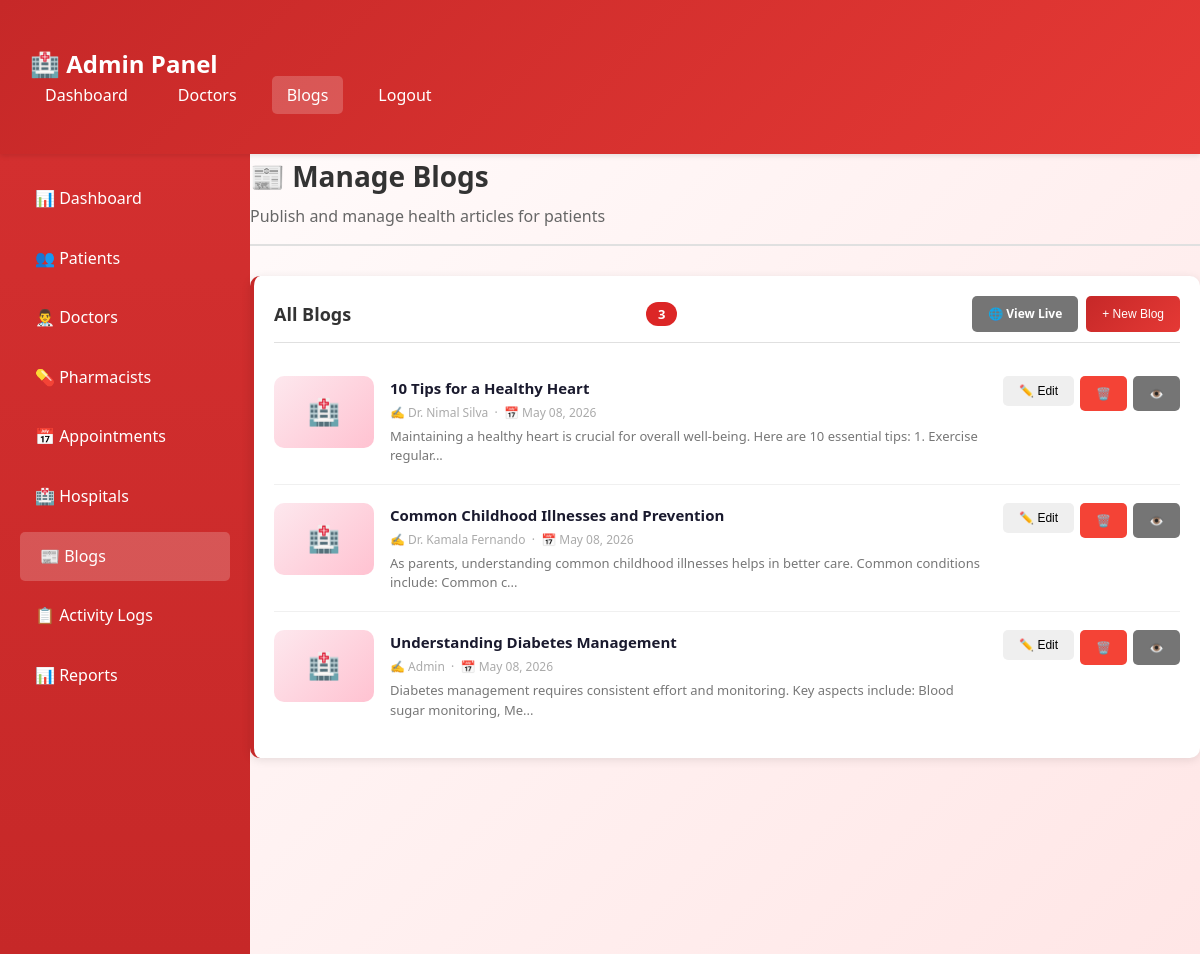
The app's page /admin/manage_blogs.php (signed in) with its own data.
### tables this page shows
CREATE TABLE blogs (
    id INT PRIMARY KEY AUTO_INCREMENT,
    title VARCHAR(255) NOT NULL,
    content TEXT NOT NULL,
    author VARCHAR(100),
    image VARCHAR(255),
    created_at TIMESTAMP DEFAULT CURRENT_TIMESTAMP,
    updated_at TIMESTAMP DEFAULT CURRENT_TIMESTAMP ON UPDATE CURRENT_TIMESTAMP
);

### admin/manage_blogs.php (the view, shortened to what this page needs)
<?php
include '../includes/config.php';
$blogs = $conn->query("SELECT * FROM blogs ORDER BY created_at DESC");
?>
<!DOCTYPE html>
<html lang="en">
<head>
    <link rel="stylesheet" href="../css/style.css">
</head>
<body class="admin-theme">
<nav class="navbar">
    <div class="main-content">
        <a href="dashboard.php" class="navbar-brand">🏥 Admin Panel</a>
        <ul class="navbar-menu">
            <li><a href="dashboard.php">Dashboard</a></li>
            <li><a href="manage_doctors.php">Doctors</a></li>
            <li><a href="manage_blogs.php" style="background:rgba(255,255,255,0.2);">Blogs</a></li>
            <li><a href="../logout.php">Logout</a></li>
        </ul>
    </div>
</nav>
<div class="dashboard-container">
<div class="dashboard-container">
    <div ><div class="sidebar">
        <ul>
            <li><a href="dashboard.php">📊 Dashboard</a></li>
            <li><a href="manage_patients.php">👥 Patients</a></li>
            <li><a href="manage_doctors.php">👨‍⚕️ Doctors</a></li>
            <li><a href="manage_pharmacists.php">💊 Pharmacists</a></li>
            <li><a href="manage_appointments.php">📅 Appointments</a></li>
            <li><a href="manage_hospitals.php">🏥 Hospitals</a></li>
            <li><a href="manage_blogs.php" class="active">📰 Blogs</a></li>
            <li><a href="activity_logs.php">📋 Activity Logs</a></li>
            <li><a href="reports.php">📊 Reports</a></li>
        </ul>
    </div></div>
    <main >
        <div class="page-header">
            <h1>📰 Manage Blogs</h1>
            <p>Publish and manage health articles for patients</p>
        </div>
        <div class="card">
            <div class="card-header" style="display:flex;justify-content:space-between;align-items:center;">
                All Blogs <span style="background:#dc2626;color:white;padding:2px 12px;border-radius:12px;font-size:13px;"><?php echo $blogs->num_rows; ?></span>
                <div style="display:flex;gap:8px;">
                    <a href="../blogs.php" target="_blank" class="btn btn-secondary btn-sm">🌐 View Live</a>
                    <button class="btn btn-primary btn-sm" onclick="openAdd()">+ New Blog</button>
                </div>
            </div>
            <?php if ($blogs->num_rows > 0): while ($b = $blogs->fetch_assoc()):
                $img = !empty($b['image']) ? '../uploads/blogs/'.htmlspecialchars($b['image']) : null;
                $excerpt = substr(strip_tags($b['content']), 0, 110).'...';
            ?>
            <div class="blog-row">
                <div class="blog-thumb">
                    <?php if ($img && file_exists($img)): ?>
                        <img src="<?php echo $img; ?>">
                    <?php else: ?> 🏥 <?php endif; ?>
                </div>
                <div class="blog-info">
                    <h3><?php echo htmlspecialchars($b['title']); ?></h3>
                    <div class="meta">✍️ <?php echo htmlspecialchars($b['author'] ?? '—'); ?> &nbsp;·&nbsp; 📅 <?php echo date('M d, Y', strtotime($b['created_at'])); ?></div>
                    <div class="excerpt"><?php echo htmlspecialchars($excerpt); ?></div>
                </div>
                <div class="blog-actions">
                    <button class="btn btn-info btn-sm" onclick='openEdit(<?php echo json_encode($b, JSON_HEX_QUOT|JSON_HEX_APOS); ?>)'>✏️ Edit</button>
                    <a href="?delete=<?php echo $b['id']; ?>" class="btn btn-danger btn-sm" onclick="return confirm('Delete this blog?')">🗑️</a>
                    <a href="../blog_post.php?id=<?php echo $b['id']; ?>" target="_blank" class="btn btn-secondary btn-sm">👁️</a>
                </div>
            </div>
            <?php endwhile; else: ?>
                <p style="color:#bbb;text-align:center;padding:48px;">No blogs yet. Publish your first article!</p>
            <?php endif; ?>
        </div>
    </main>
</div>
</body>
</html>

### css/style.css (style rules this page uses)
* { margin: 0; padding: 0; box-sizing: border-box; }
body { font-family: 'Segoe UI', Tahoma, Geneva, Verdana, sans-serif; line-height: 1.6; color: #333; }
.admin-theme { background: linear-gradient(135deg, #fff 0%, #ffe6e6 100%); }
.admin-theme .navbar { background: linear-gradient(135deg, #c62828 0%, #e53935 100%); color: white; padding: 15px 0; box-shadow: 0 2px 5px rgba(0,0,0,0.1); }
.admin-theme .sidebar { background: linear-gradient(180deg, #d32f2f 0%, #c62828 100%); color: white; }
.admin-theme .btn-primary { background: linear-gradient(135deg, #c62828 0%, #e53935 100%); border: none; color: white; }
.admin-theme .card { border-left: 4px solid #c62828; }
.navbar { display: flex; justify-content: space-between; align-items: center; padding: 15px 30px; position: sticky; top: 0; z-index: 1000; }
.navbar-brand { font-size: 24px; font-weight: bold; color: white; text-decoration: none; }
.navbar-menu { display: flex; list-style: none; gap: 20px; align-items: center; }
.navbar-menu a { color: white; text-decoration: none; padding: 8px 15px; border-radius: 5px; transition: all 0.3s; }
.dashboard-container { display: flex; min-height: calc(100vh - 70px); }
.sidebar { width: 250px; padding: 20px; min-height: 100vh; }
.sidebar ul { list-style: none; }
.sidebar ul li { margin-bottom: 10px; }
.sidebar ul li a { display: block; color: white; text-decoration: none; padding: 12px 15px; border-radius: 5px; transition: all 0.3s; }
.sidebar ul li a:hover, .sidebar ul li a.active { background: rgba(255,255,255,0.2); padding-left: 20px; }
.main-content { flex: 1; padding: 30px; }
.page-header { margin-bottom: 30px; padding-bottom: 15px; border-bottom: 2px solid #e0e0e0; }
.page-header h1 { font-size: 28px; margin-bottom: 5px; }
.page-header p { color: #666; }
.card { background: white; border-radius: 10px; padding: 20px; margin-bottom: 20px; box-shadow: 0 2px 10px rgba(0,0,0,0.1); transition: transform 0.3s, box-shadow 0.3s; }
.card-header { font-size: 18px; font-weight: bold; margin-bottom: 15px; padding-bottom: 10px; border-bottom: 1px solid #e0e0e0; }
.btn { padding: 12px 24px; border: none; border-radius: 5px; cursor: pointer; font-size: 14px; transition: all 0.3s; text-decoration: none; display: inline-block; }
.btn-primary { color: white; }
.btn-secondary { background: #757575; color: white; }
.btn-danger { background: #f44336; color: white; }
.btn-sm { padding: 8px 16px; font-size: 12px; }

### admin/manage_blogs.php (style rules this page uses)
.blog-row { display:flex; gap:16px; align-items:flex-start; padding:18px 0; border-bottom:1px solid #f0f0f0; }
.blog-row:last-child { border:none; }
.blog-thumb { width:100px; height:72px; border-radius:10px; flex-shrink:0; overflow:hidden; background:linear-gradient(135deg,#fde8ee,#ffc2d1); display:flex; align-items:center; justify-content:center; font-size:26px; }
.blog-info { flex:1; min-width:0; }
.blog-info h3 { font-size:15px; font-weight:700; color:#1a1a2e; margin-bottom:3px; white-space:nowrap; overflow:hidden; text-overflow:ellipsis; }
.blog-info .meta { font-size:12px; color:#aaa; margin-bottom:5px; }
.blog-info .excerpt { font-size:13px; color:#777; line-height:1.5; }
.blog-actions { display:flex; gap:6px; flex-shrink:0; align-items:flex-start; }

### records on screen
blogs: title "10 Tips for a Healthy Heart", author "Dr. Nimal Silva", created_at "May 08, 2026", content "Maintaining a healthy heart is crucial for overall well-being. Here are 10 essential tips: 1. Exercise regular..."
blogs: title "Common Childhood Illnesses and Prevention", author "Dr. Kamala Fernando", created_at "May 08, 2026", content "As parents, understanding common childhood illnesses helps in better care. Common conditions include: Common c..."
blogs: title "Understanding Diabetes Management", author "Admin", created_at "May 08, 2026", content "Diabetes management requires consistent effort and monitoring. Key aspects include: Blood sugar monitoring, Me..."

### other values on screen
$blogs->num_rows "3"
